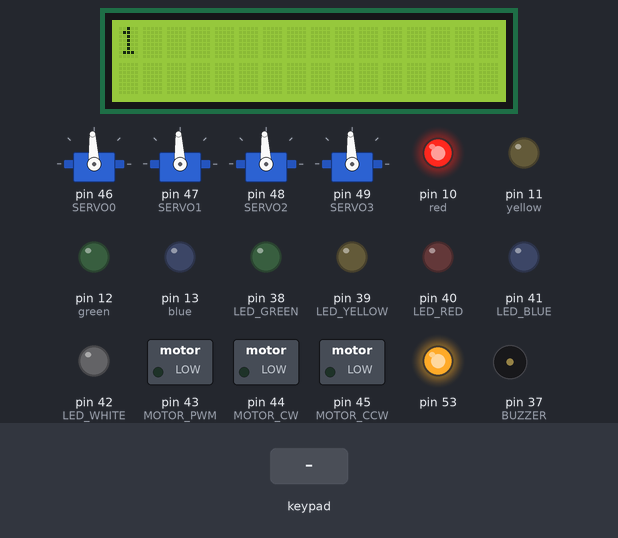
Simulated run of this sketch. Board: Arduino Mega 2560, built with avr-gcc and run on an emulated ATmega2560. On the bench: 16×2 character LCD, 4 × servo, switched loads named in the sketch (green lamp = pin HIGH), output pins drawn as LEDs (lit = HIGH), buzzer (waves = sounding, pin HIGH). Inputs (shaded band) come from the test bench. What the sketch prints to the serial monitor is not drawn.

Above: at 1.2 s.
1.3 s: key '1' pressed
At 3.9 s:
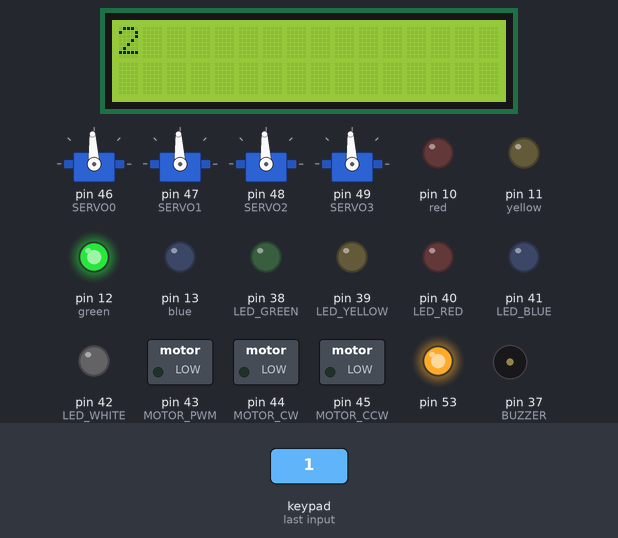
At 5.6 s:
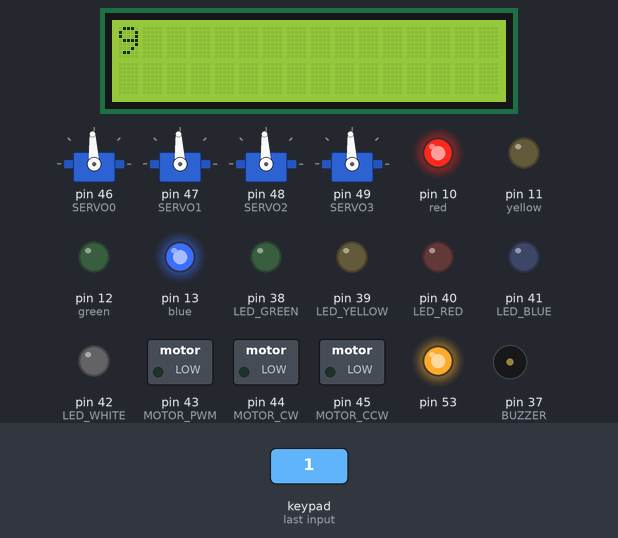
Timing chart, 0 to 50.6 s (numbered marks = the images above; inputs shaded):
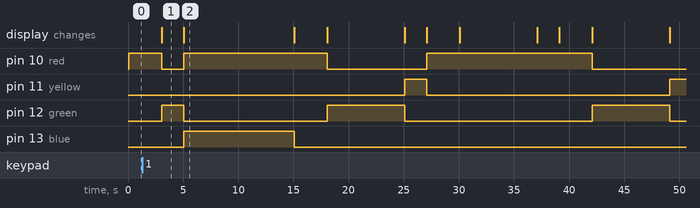

The sketch:

ee3420lab4.ino
```cpp
/*
   ee3420lab4.ino
   date: 10/6/22
   Written by: Evan smith
   this program is designed to control a set of traffic lights for the north and south
   direction. Another micro processor will be connected by uart to control the EW lights
   this program acts as a host to the other Arduino that controls the EW lights.
   A blue light is also added to the lights for an emergancy overide which stalls
   traffic.
   The ee3420_mega_aux_board.h header will need to be in the same directory as this file.
*/
//commonly used libraries
#include <stdio.h>
#include <stdint.h>
#include <stdlib.h>
#include <ctype.h>
#include <string.h>
//libray for mega aux board
#include <ee3420_mega_aux_board.h>

int blue = 13;
int green = 12;
int yellow = 11;
int red = 10;
char input = 0;
bool key = true;
char key_input[3]={0,0,0};
char over = false;
int state = 1;
void setup()
{
  Serial.begin(115200, SERIAL_8N1); //local serial
  Serial1.begin(115200); //external serial
  //light setup
  pinMode(blue,OUTPUT);
  pinMode(green,OUTPUT);
  pinMode(yellow,OUTPUT);
  pinMode(red,OUTPUT);

  #ifdef EE3420_MEGA_AUX_H
  ee3420_mega_aux_setup();
  #endif


}

void loop()
{
  //input handling loop while key is on
  while (key)
  {
    char keypad_current_key = keypad.getKey();
    if (keypad_current_key != NO_KEY)
    {
      key_input[2]=key_input[1];
      key_input[1]=key_input[0];
      key_input[0]=keypad_current_key;
      over = true;
    }
    if (Serial.available())
    {
      input = Serial.read();
      key_input[2]=key_input[1];
      key_input[1]=key_input[0];
      key_input[0]=input;
      over = true;
      while (Serial.available()){Serial.read();}
    }
    if (Serial1.available())
    {
      input = Serial1.read();
      key_input[2]=key_input[1];
      key_input[1]=key_input[0];
      key_input[0]=input;
      over = true;
      while (Serial.available()){Serial.read();}
    }
    if((key_input[0]=='*')&&(key_input[1]=='*')&&(key_input[2]=='*'))
    {
      key = false;
    }
      machine(state);
      Serial.print(key_input[2]);
      Serial.print(key_input[1]);
      Serial.println(key_input[0]);

  }
  while (Serial.available()){Serial.read();}
  while (!Serial.available())
  {
    nsLights(0,0,0,0);
    Serial1.write(10);

  }
  key = true;

}
//this is the method which input is sent to and acts as a state machine
//parameters: in, input
//written by Evan Smith
void machine (int in)
{
  if (over)
    Serial.println("emergancy services overrides");
  else
    Serial.println("override is off");

  switch (in)
  {
    case 1:
      control(1);
      delay(3000);
      if (over == true)
      {
        state = 9;
      }
      else
      {
        state = 2;
      }
      break;
    case 2:
      control(2);
      if (over == true)
      {
        delay(2000);
        state = 9;
      }
      else
      {
        delay(7000);
        state = 3;//dummy
      }
      break;
    case 3:
      control(3);
      delay (2000);
      if (over)
        state = 9;
      else
        state = 4;
      break;
    case 4:
      control(4);
      delay (3000);
      if (over)
        state = 9;
      else
        state = 5;
      break;
    case 5:
      control(5);
      if (over)
      {
        delay(2000);
        state = 8;
      }
      else
      {
        delay(7000);
        state = 6;
      }
      break;
    case 6:
      control(6);
      delay(2000);
      if (over)
        state = 9;
      else
        state = 1;
      break;
    case 7:
      control(7);
      delay(2000);
      state = 9;
      break;
    case 8:
      control(8);
      delay(2000);
      state = 9;
      break;
    case 9:
      control(9);
      for (int i = 0; i < 5; i++)
      {
        //digitalWrite(BUZZER,1);
        delay(1000); //1000 ms = 1s
        //digitalWrite(BUZZER,0);
        delay(1000); //1000 ms = 1s
      }
      over = false;
      state = 1;
      break;
  }
}
//this method is for the light control
//Written by Evan Smith
// parameters: b,g,y,r are the led pins that match their color
void nsLights(int b,int g,int y,int r)
{
    char keypad_current_key = keypad.getKey();
    if (keypad_current_key != NO_KEY)
    {
      key_input[2]=key_input[1];
      key_input[1]=key_input[0];
      key_input[0]=keypad_current_key;
      over = true;
    }
    if (Serial.available())
    {
      input = Serial.read();
      key_input[2]=key_input[1];
      key_input[1]=key_input[0];
      key_input[0]=input;
      over = true;
      while (Serial.available()){Serial.read();}
    }
    if (Serial1.available())
    {
      input = Serial1.read();
      key_input[2]=key_input[1];
      key_input[1]=key_input[0];
      key_input[0]=input;
      over = true;
      while (Serial.available()){Serial.read();}
    }
  digitalWrite(blue,b);
  digitalWrite(green,g);
  digitalWrite(yellow,y);
  digitalWrite(red,r);
}
//this method takes input from the machine function and puts the lights into the current
//state. it also sends the current state to the external serial
//parameter: in, input that is the state
//written by Evan Smith
void control(int in)
{
  Serial.print("state ");
  lcd.clear();
  lcd.setCursor(0,0);
  lcd.print(in);
  switch (in)
    {
      case 1:
        Serial.println(in);
        nsLights(0,0,0,1);
        Serial1.write(in);
        break;
      case 2:
        Serial.println(in);
        nsLights(0,1,0,0);
        Serial1.write(in);
        break;
      case 3:
        Serial.println(in);
        nsLights(0,0,1,0);
        Serial1.write(in);
        break;
      case 4:
        Serial.println(in);
        nsLights(0,0,0,1);
        Serial1.write(in);
        break;
      case 5:
        Serial.println(in);
        nsLights(0,0,0,1);
        Serial1.write(in);
        break;
      case 6:
        Serial.println(in);
        nsLights(0,0,0,1);
        Serial1.write(in);
        break;
      case 7:
        Serial.println(in);
        nsLights(0,0,1,0);
        Serial1.write(in);
        break;
      case 8:
        Serial.println(in);
        nsLights(0,0,0,1);
        Serial1.write(in);
        break;
      case 9:
        Serial.println(in);
        nsLights(1,0,0,1);
        Serial1.write(in);
        break;
    }
}
```

ee3420_mega_aux_board.h
```cpp
#ifndef EE3420_MEGA_AUX_H
#define EE3420_MEGA_AUX_H

//keypad device in Rexqualis kit has pins from left to right ...
//row 0, row 1, row 2, row 3, col 0, col 1, col 2, col 3

// Keypad library described here: https://playground.arduino.cc/Code/Keypad
#include <Keypad.h>
//variables needed for Keypad

#define KEYPAD_ROW0 22
#define KEYPAD_ROW1 23
#define KEYPAD_ROW2 24
#define KEYPAD_ROW3 25
#define KEYPAD_COL0 26
#define KEYPAD_COL1 27
#define KEYPAD_COL2 28
#define KEYPAD_COL3 29

const byte keypad_rows = 4; //four rows
const byte keypad_cols = 4; //three columns

char keypad_keys[keypad_rows][keypad_cols] = {
  {'1','2','3','A'},
  {'4','5','6','B'},
  {'7','8','9','C'},
  {'*','0','#','D'}
};

/*
 * //alternate keypad layout
 * char keypad_keys[keypad_rows][keypad_cols] = {
 *   {'1','2','3','A'},
 *   {'4','5','6','B'},
 *   {'7','8','9','C'},
 *   {'E','0','F','D'}
 * };
 */

//the following places the keypad on the end header of the Mega2560
byte keypad_rowPins[keypad_rows] = {KEYPAD_ROW0, KEYPAD_ROW1, KEYPAD_ROW2, KEYPAD_ROW3}; //connect to the row pinouts of the keypad
byte keypad_colPins[keypad_cols] = {KEYPAD_COL0, KEYPAD_COL1, KEYPAD_COL2, KEYPAD_COL3}; //connect to the column pinouts of the keypad

Keypad keypad = Keypad( makeKeymap(keypad_keys), keypad_rowPins, keypad_colPins, keypad_rows, keypad_cols );

//LiquidCrystal library is described here: https://www.arduino.cc/en/Reference/LiquidCrystal

#include <LiquidCrystal.h>

int lcd_rows=2;
int lcd_cols=16;

#define LCD_RS 30
#define LCD_RW 31
#define LCD_E 32
#define LCD_D4 33
#define LCD_D5 34
#define LCD_D6 35
#define LCD_D7 36

//LiquidCrystal pin options ...
/*
 * LiquidCrystal(rs, enable, d4, d5, d6, d7)
 * LiquidCrystal(rs, rw, enable, d4, d5, d6, d7)
 * LiquidCrystal(rs, enable, d0, d1, d2, d3, d4, d5, d6, d7)
 * LiquidCrystal(rs, rw, enable, d0, d1, d2, d3, d4, d5, d6, d7)
 */

LiquidCrystal lcd(LCD_RS, LCD_RW, LCD_E, LCD_D4, LCD_D5, LCD_D6, LCD_D7);
//must include lcd.begin() in setup()

//needed for temporarily holding text to be sent to LCD
char lcd_text_string[40];
int lcd_current_row;
int lcd_current_col;

#define BUZZER 37

#define LED_GREEN 38
#define LED_YELLOW 39
#define LED_RED 40
#define LED_BLUE 41
#define LED_WHITE 42

#define MOTOR_PWM 43
#define MOTOR_CW 44
#define MOTOR_CCW 45

#include "Servo.h"

#define SERVO0 46
#define SERVO1 47
#define SERVO2 48
#define SERVO3 49

Servo servo0;
Servo servo1;
Servo servo2;
Servo servo3;

#include <SPI.h>

#define SPI_MISO 50
#define SPI_MOSI 51
#define SPI_SCLK 52
#define SPI_CS 53


void ee3420_mega_aux_setup()
{
	lcd.begin(lcd_cols,lcd_rows);  //needed to tell LiquidCrystal library the number of columns,rows on LCD

  pinMode(LED_BUILTIN,OUTPUT);  //built in LED on Arduino Mega is pin 13
  digitalWrite(LED_BUILTIN,0);  //turn built in LED off
  pinMode(LED_GREEN,OUTPUT);
  digitalWrite(LED_GREEN,0);
  pinMode(LED_YELLOW,OUTPUT);
  digitalWrite(LED_YELLOW,0);
  pinMode(LED_RED,OUTPUT);
  digitalWrite(LED_RED,0);
  pinMode(LED_BLUE,OUTPUT);
  digitalWrite(LED_BLUE,0);
  pinMode(LED_WHITE,OUTPUT);
  digitalWrite(LED_WHITE,0);

  pinMode(BUZZER,OUTPUT);
  digitalWrite(BUZZER,0);

	pinMode(MOTOR_PWM,OUTPUT);
  analogWrite(MOTOR_PWM,0);
  pinMode(MOTOR_CW,OUTPUT);
  digitalWrite(MOTOR_CW,0);
  pinMode(MOTOR_CCW,OUTPUT);
  digitalWrite(MOTOR_CCW,0);

  servo0.attach(SERVO0);
  servo1.attach(SERVO1);
  servo2.attach(SERVO2);
  servo3.attach(SERVO3);

  servo0.writeMicroseconds(1500);
  servo1.writeMicroseconds(1500);
  servo2.writeMicroseconds(1500);
  servo3.writeMicroseconds(1500);

  SPI.begin();

}

#endif //#ifndef EE3420_MEGA_AUX_H
```

Measured:
- after the input at 1.3 s, pin 13 (blue): LOW → HIGH after 3.8 s, → LOW 10.0 s later
- what the display in image 1 shows lasts 2.0 s, from 3.1 s to 5.1 s
